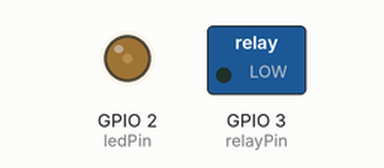
A program run on a simulated ESP32. On the bench: switched loads named in the program (green lamp = pin HIGH), output pins drawn as LEDs (lit = HIGH).

Above: at 2.47 s.
At 8.17 s:
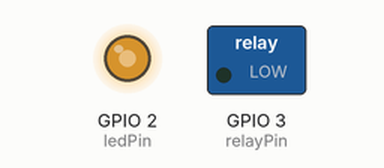
At 14.02 s:
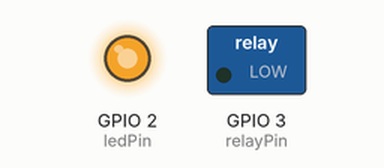
At 25.6 s:
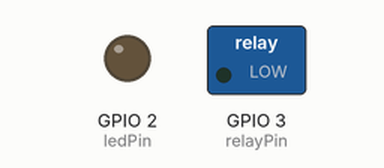
Timing chart, 0 to 40.0 s (numbered marks = the images above):
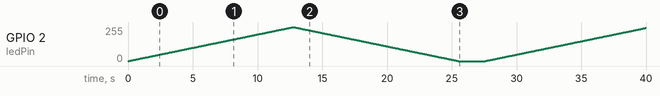

The program:

main.cpp
```cpp
#include "esp_log.h"
#include "arduino.h"

const int ledPin = 2;  //  Pin of LED
const int relayPin = 3;  //  Pin of Relay

//const int freq = 5000;
//const int ledChannel = 0;
//const int resolution = 8;


void setup() {
  // setting PWM properties

  //ledcSetup(ledChannel, freq, resolution);
  //ledcAttachPin(ledPin, ledChannel);

  pinMode(ledPin, OUTPUT);
  pinMode(relayPin, OUTPUT);

}

void loop() {

 for (int i=0; i < 255; i++){
   // ledcWrite(ledChannel, i);
     analogWrite(ledPin, i);
      delay(50);
  if(i == 255) {
    digitalWrite(relayPin, HIGH);
    delay(2000);
 }

}

for (int i=255; i >= 0; i--){
    //ledcWrite(ledPin, i);
     analogWrite(ledPin, i);
    delay(50);
    if(i == 0) {
    digitalWrite(relayPin, LOW);
    delay(2000);
    }

 }


}
```
